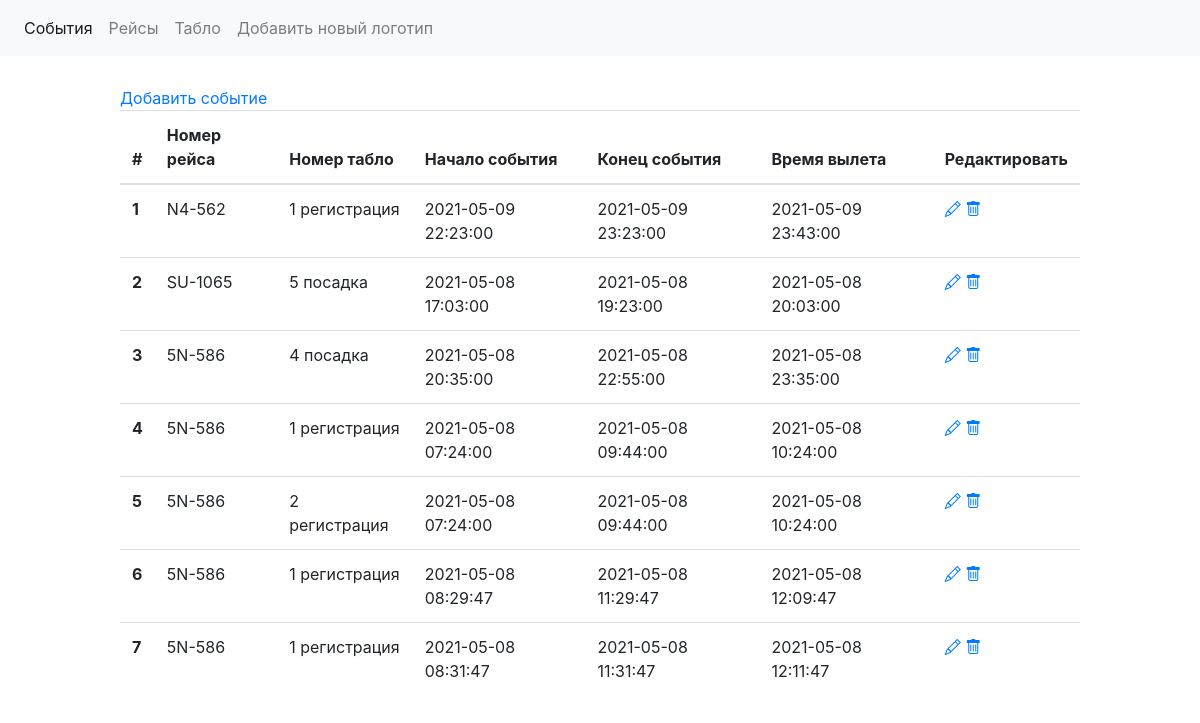
The app's page /index, older data.
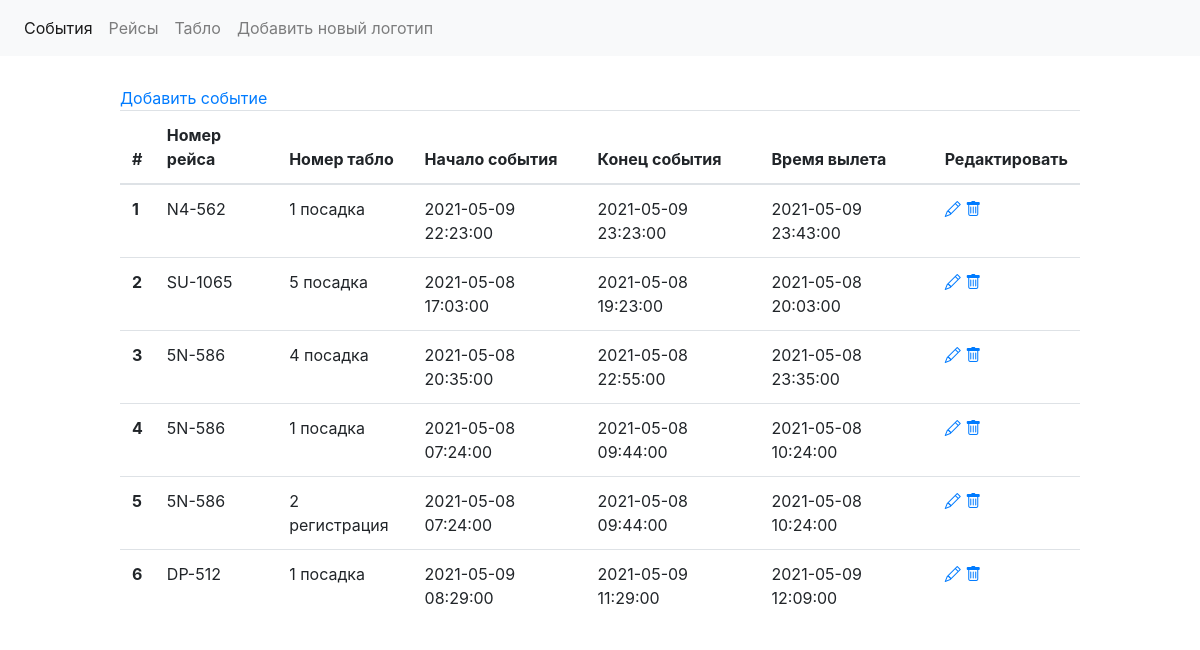
The same page, newer data.
### data/main_table.py (models this page shows)
class MainTable(SqlAlchemyBase, SerializerMixin):
    __tablename__ = 'main'
    id = sqlalchemy.Column(sqlalchemy.Integer,
                           primary_key=True, autoincrement=True)
    n_route_id = sqlalchemy.Column(sqlalchemy.Integer,
                                   sqlalchemy.ForeignKey("routes.id"))
    n_route = orm.relation('Routes')
    begin_time = sqlalchemy.Column(sqlalchemy.DateTime, default=datetime.datetime.now)
    end_time = sqlalchemy.Column(sqlalchemy.DateTime, default=datetime.datetime.now)
    up_time = sqlalchemy.Column(sqlalchemy.DateTime, default=datetime.datetime.now)
    n_st_id = sqlalchemy.Column(sqlalchemy.Integer,
                                sqlalchemy.ForeignKey("st.id"))
    n_st = orm.relation('Sts')

### data/routes.py (models this page shows)
class Routes(SqlAlchemyBase, SerializerMixin):
    __tablename__ = 'routes'
    id = sqlalchemy.Column(sqlalchemy.Integer,
                           primary_key=True, autoincrement=True)
    route = sqlalchemy.Column(sqlalchemy.String, nullable=True)
    path_logo = sqlalchemy.Column(sqlalchemy.String, nullable=True)
    airport = sqlalchemy.Column(sqlalchemy.String, nullable=True)

### main.py (the view)
@app.route('/', methods=['GET', 'POST'])
@app.route('/index', methods=['GET', 'POST'])
def events():
    db_sess = db_session.create_session()
    data = db_sess.query(MainTable).all()
    if 'st_number' in request.args.keys():
        id_row = request.args['st_number']
        db_sess.query(MainTable).filter(MainTable.id == id_row).delete()
        db_sess.commit()
        data = db_sess.query(MainTable).all()
    return render_template("events.html", data=enumerate(data))

### data/db_session.py (called while the page is built)
def create_session() -> Session:
    global __factory
    return __factory()

### templates/events.html (shortened to what this page needs)
{% extends "base.html" %}
{% block body %}
<div style="width: 80%; margin: auto; padding-top: 30px;">
    <a href="add">Добавить событие</a>
    <table class="table">
        <thead>
        <tr>
            <th scope="col">#</th>
            <th scope="col">Номер рейса</th>
            <th scope="col">Номер табло</th>
            <th scope="col">Начало события</th>
            <th scope="col">Конец события</th>
            <th scope="col">Время вылета</th>
            <th scope="col">Редактировать</th>
        </tr>
        </thead>
        <tbody>
        {% for index,raw in data %}
        <tr>
            <th scope="row">{{ index + 1 }}</th>
            <td>{{ raw.n_route.route }}</td>
            <td>{{ raw.n_st_id }}
                 {% if raw.n_st.type == 1 %}
                    регистрация
                  {% elif raw.n_st.type == 0 %}
                    посадка
                 {% endif %}
            </td>
            <td>{{ raw.begin_time }}</td>
            <td>{{ raw.end_time }}</td>
            <td>{{ raw.up_time }}</td>
            {% set edit_link = "edit?st_number=" + (raw.id)|string %}
            {% set delete_link = "index?st_number=" + (raw.id)|string %}
            <td>
                <a href="{{edit_link}}"><i class="bi bi-pencil"></i></a>
                <a href="{{delete_link}}"><i class="bi bi-trash"></i></a>
            </td>
        </tr>
        {% endfor %}
        </tbody>
    </table>
</div>
{% endblock %}

### templates/base.html (shortened to what this page needs)
<!DOCTYPE html>
<html lang="en">
<head>
    <link rel="stylesheet" href="https://cdn.jsdelivr.net/npm/bootstrap-icons@1.4.1/font/bootstrap-icons.css">
    <link rel="stylesheet" href="https://maxcdn.bootstrapcdn.com/bootstrap/4.0.0/css/bootstrap.min.css">
</head>
<body>
<nav class="navbar navbar-expand-lg navbar-light bg-light">
    <div class="collapse navbar-collapse" id="navbarSupportedContent">
        <ul class="navbar-nav mr-auto">
            <li class="nav-item active">
                <a class="nav-link" href="index">События <span class="sr-only">(current)</span></a>
            </li>
            <li class="nav-item">
                <a class="nav-link" href="routes">Рейсы</a>
            </li>
            <li class="nav-item">
                <a class="nav-link" href="sts">Табло</a>
            </li>
            <li class="nav-item">
                <a class="nav-link" href="logo_add">Добавить новый логотип</a>
            </li>
        </ul>
    </div>
</nav>
{% block body %}{% endblock %}
</body>
</html>

Row changes from the older to the newer data that the page shows:
removed MainTable: index "7", n_route.route "5N-586", n_st_id "1", shows "регистрация", begin_time "2021-05-08 08:31:47", end_time "2021-05-08 11:31:47", up_time "2021-05-08 12:11:47"
computed for MainTable (number 1 of 6 on the later page): text "регистрация" → "посадка"
computed for MainTable (number 4 of 6 on the later page): text "регистрация" → "посадка"
changed MainTable (number 6 of 6 on the later page): n_route.route "5N-586" → "DP-512"; begin_time "2021-05-08 08:29:47" → "2021-05-09 08:29:00"; end_time "2021-05-08 11:29:47" → "2021-05-09 11:29:00"; up_time "2021-05-08 12:09:47" → "2021-05-09 12:09:00"; text "регистрация" → "посадка"
